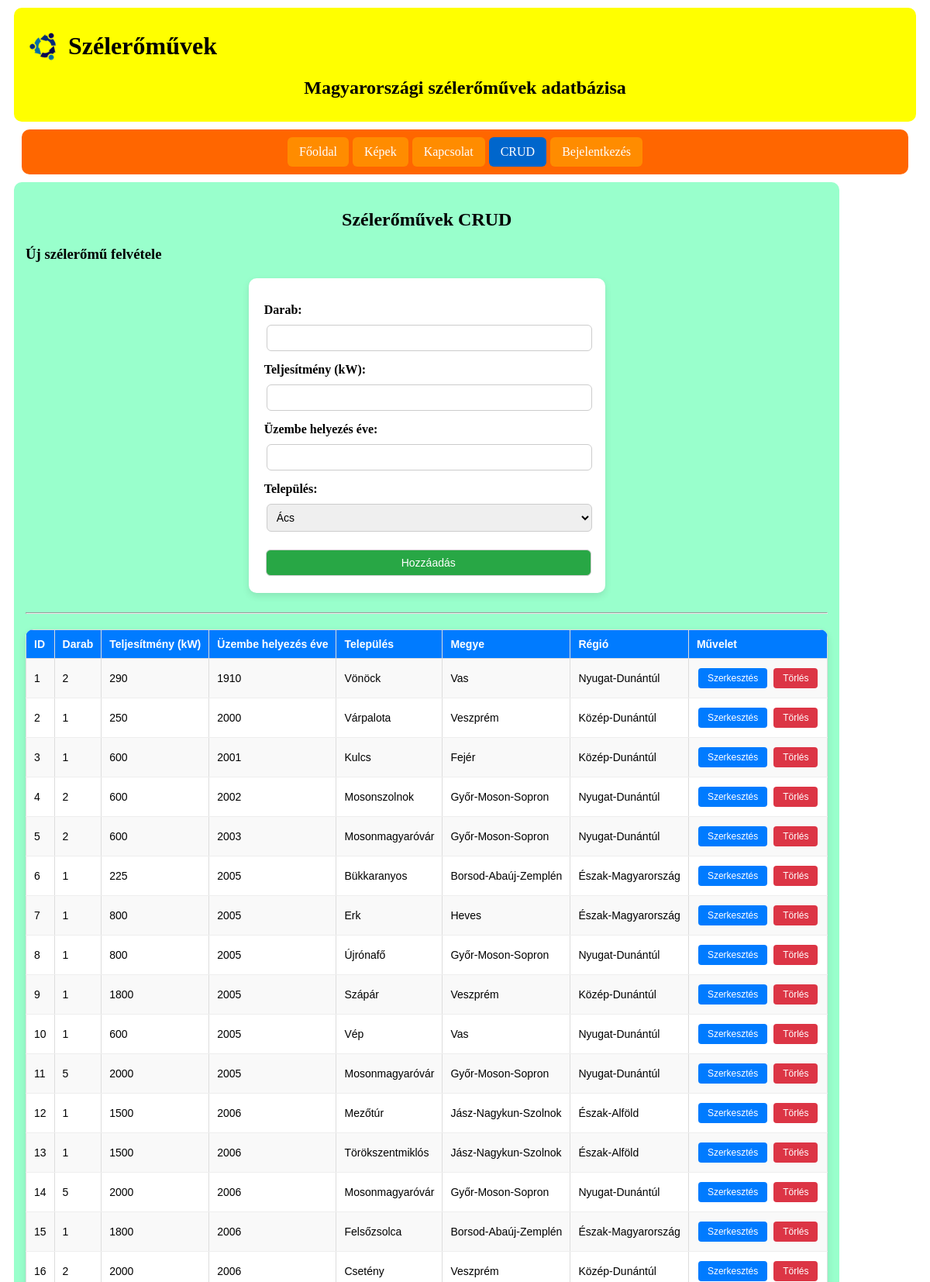
The app's page /?tornyok (upper part) with its own data.
### tables this page shows
CREATE TABLE `torony` (
  `id` int(11) NOT NULL,
  `darab` int(11) NOT NULL,
  `teljesitmeny` int(11) NOT NULL,
  `kezdev` int(11) NOT NULL,
  `helyszinid` int(11) NOT NULL
);

CREATE TABLE `helyszin` (
  `id` int(11) NOT NULL,
  `nev` varchar(100) NOT NULL,
  `megyeid` int(11) NOT NULL
);

CREATE TABLE `megye` (
  `id` int(11) NOT NULL,
  `nev` varchar(100) NOT NULL,
  `regio` varchar(100) NOT NULL
);

### index.php (called while the page is built)
<?php
include('./includes/config.inc.php');
$oldal = '';
if (!empty($_SERVER['QUERY_STRING'])) {
    $oldal = trim(explode('&', $_SERVER['QUERY_STRING'])[0]);
}
if ($oldal == '') {
    $keres = $oldalak['/'];
} else {
    if (isset($oldalak[$oldal]) && file_exists("./templates/pages/" . $oldalak[$oldal]['fajl'] . ".tpl.php")) {
        $keres = $oldalak[$oldal];
    } else {
        $keres = $hiba_oldal;
        header("HTTP/1.0 404 Not Found");
    }
}
include('./templates/index.tpl.php');
?>

### includes/config.inc.php (called while the page is built, shortened)
<?php
$fejlec = array(
    'cim' => 'Szélerőművek',
    'motto' => 'Magyarországi szélerőművek adatbázisa',
    'kepforras' => 'logo.png',
    'kepalt' => 'logo'
);
$oldalak = array(
    '/' => array(
        'fajl' => 'cimlap',
        'szoveg' => 'Főoldal',
        'menun' => array(1,1)
    ),
    'kepek' => array(
        'fajl' => 'kepek',
        'szoveg' => 'Képek',
        'menun' => array(1,1)
    ),
    'kapcsolat' => array(
        'fajl' => 'kapcsolat',
        'szoveg' => 'Kapcsolat',
        'menun' => array(1,1)
    ),
    'tornyok' => array(
        'fajl' => 'tornyok',
        'szoveg' => 'CRUD',
        'menun' => array(1,1)
    ),
    'uzenetek' => array(
        'fajl' => 'uzenetek',
        'szoveg' => 'Üzenetek',
        'menun' => array(0,1)
    ),
    'belep' => array(
        'fajl' => 'belep',
        'szoveg' => 'Bejelentkezés',
        'menun' => array(1,0)
    ),
    'regisztral' => array(
        'fajl' => 'regisztral',
        'szoveg' => 'Regisztráció',
        'menun' => array(0,0)
    ),
    'kilep' => array(
        'fajl' => 'kilep',
        'szoveg' => 'Kilépés',
        'menun' => array(0,1)
    )
);
?>

### templates/pages/tornyok.tpl.php (the view, shortened to what this page needs)
<h2>Szélerőművek CRUD</h2>
<?php
try {
    include("./includes/db.inc.php");
    $szerkesztendo = null;
    $helyszinek = $dbh->query("SELECT id, nev FROM helyszin ORDER BY nev")->fetchAll(PDO::FETCH_ASSOC);
    if ($szerkesztendo) {
        echo "<h3>Szélerőmű szerkesztése</h3>";
        echo "<form class='crud-form' method='post' action='?tornyok'>";
        echo "<input type='hidden' name='id' value='" . $szerkesztendo['id'] . "'>";
        echo "<label>Darab:</label>";
        echo "<input type='number' name='darab' value='" . $szerkesztendo['darab'] . "' min='1' required>";
        echo "<label>Teljesítmény (kW):</label>";
        echo "<input type='number' name='teljesitmeny' value='" . $szerkesztendo['teljesitmeny'] . "' min='0' required>";
        echo "<label>Üzembe helyezés éve:</label>";
        echo "<input type='number' name='kezdev' value='" . $szerkesztendo['kezdev'] . "' min='1900' max='2100' required>";
        echo "<label>Település:</label>";
        echo "<select name='helyszinid'>";
        foreach ($helyszinek as $h) {
            $selected = ($h['id'] == $szerkesztendo['helyszinid']) ? "selected" : "";
            echo "<option value='" . $h['id'] . "' $selected>" . $h['nev'] . "</option>";
        }
        echo "</select>";
        echo "<div class='crud-actions'>";
        echo "<input class='btn btn-edit' type='submit' name='modosit_torony' value='Módosítás mentése'> ";
        echo "<a class='btn btn-delete' href='?tornyok'>Mégsem</a>";
        echo "</div>";
        echo "</form>";
    } else {
        echo "<h3>Új szélerőmű felvétele</h3>";
        echo "<form class='crud-form' method='post' action='?tornyok'>";
        echo "<label>Darab:</label>";
        echo "<input type='number' name='darab' min='1' required>";
        echo "<label>Teljesítmény (kW):</label>";
        echo "<input type='number' name='teljesitmeny' min='0' required>";
        echo "<label>Üzembe helyezés éve:</label>";
        echo "<input type='number' name='kezdev' min='1900' max='2100' required>";
        echo "<label>Település:</label>";
        echo "<select name='helyszinid'>";
        foreach ($helyszinek as $h) {
            echo "<option value='" . $h['id'] . "'>" . $h['nev'] . "</option>";
        }
        echo "</select>";
        echo "<div class='crud-actions'>";
        echo "<input class='btn btn-add' type='submit' name='uj_torony' value='Hozzáadás'>";
        echo "</div>";
        echo "</form>";
    }
    echo "<hr>";
    $sql = "SELECT
                torony.id,
                torony.darab,
                torony.teljesitmeny,
                torony.kezdev,
                helyszin.nev AS telepules,
                megye.nev AS megye,
                megye.regio AS regio
            FROM torony
            INNER JOIN helyszin ON torony.helyszinid = helyszin.id
            INNER JOIN megye ON helyszin.megyeid = megye.id
            ORDER BY torony.id";
    $stmt = $dbh->query($sql);
    echo "<table class='crud-table'>";
    echo "<tr>
            <th>ID</th>
            <th>Darab</th>
            <th>Teljesítmény (kW)</th>
            <th>Üzembe helyezés éve</th>
            <th>Település</th>
            <th>Megye</th>
            <th>Régió</th>
            <th>Művelet</th>
          </tr>";
    while ($row = $stmt->fetch(PDO::FETCH_ASSOC)) {
        echo "<tr>";
        echo "<td>" . $row['id'] . "</td>";
        echo "<td>" . $row['darab'] . "</td>";
        echo "<td>" . $row['teljesitmeny'] . "</td>";
        echo "<td>" . $row['kezdev'] . "</td>";
        echo "<td>" . $row['telepules'] . "</td>";
        echo "<td>" . $row['megye'] . "</td>";
        echo "<td>" . $row['regio'] . "</td>";
        echo "<td>
                <a class='btn btn-edit' href='?tornyok&szerkeszt=" . $row['id'] . "'>Szerkesztés</a>
                <a class='btn btn-delete' href='?tornyok&torol=" . $row['id'] . "' onclick=\"return confirm('Biztosan törlöd?');\">Törlés</a>
              </td>";
        echo "</tr>";
    }
    echo "</table>";
} catch (PDOException $e) {
    echo "Adatbázis hiba: " . $e->getMessage();
}
?>

### templates/index.tpl.php (shortened to what this page needs)
<!DOCTYPE html>
<html>
<head>
    <link rel="stylesheet" href="./styles/stilus.css" type="text/css">
    <?php if (file_exists('./styles/' . $keres['fajl'] . '.css')) { ?>
        <link rel="stylesheet" href="./styles/<?= $keres['fajl'] ?>.css" type="text/css">
    <?php } ?>
</head>
<body>
    <header>
        <img src="./images/<?= $fejlec['kepforras'] ?>" alt="<?= $fejlec['kepalt'] ?>">
        <h1><?= $fejlec['cim'] ?></h1>
        <?php if (isset($fejlec['motto'])) { ?>
            <h2><?= $fejlec['motto'] ?></h2>
        <?php } ?>
    </header>
    <div id="wrapper">
        <aside id="nav">
            <nav>
                <ul>
                    <?php foreach ($oldalak as $url => $oldal) { ?>
                        <?php if ((!isset($_SESSION['login']) && $oldal['menun'][0]) || (isset($_SESSION['login']) && $oldal['menun'][1])) { ?>
                            <li<?= (($oldal == $keres) ? ' class="active"' : '') ?>>
                                <a href="<?= ($url == '/') ? '.' : '?' . $url ?>">
                                    <?= $oldal['szoveg'] ?>
                                </a>
                            </li>
                        <?php } ?>
                    <?php } ?>
                </ul>
            </nav>
        </aside>
        <div id="content">
            <?php include("./templates/pages/{$keres['fajl']}.tpl.php"); ?>
        </div>
    </div>
</body>
</html>

### styles/stilus.css (style rules this page uses)
header { border-radius: 10px; background-color: yellow; padding: 10px; margin: 10px; }
header img { float: left; margin: 20px 10px 0px 10px; }
div#wrapper { margin: 10px; }
aside { display: table-cell; vertical-align: top; }
nav { margin: 0px 10px 0px 0px; top: 0px; border-radius: 10px; background-color: #FF6600; }
nav ul { list-style-type: none; margin: 0px; padding: 15px 0px; }
nav ul li { padding: 0px 15px;; }
nav ul li.active { border-right: 5px solid blue; }
nav ul a { text-decoration: none; color: blue; }
div#content { display: table-cell; width: 100%; border-radius: 10px; background-color: #99FFCC; padding: 15px; }
.crud-form { max-width: 400px; margin: 20px auto; padding: 20px; background: #ffffff; border-radius: 10px; box-shadow: 0 4px 10px rgba(0,0,0,0.1); }
.crud-form label { display: block; margin-top: 10px; font-weight: bold; }
.crud-form input, .crud-form select { width: 100%; padding: 10px; margin-top: 5px; border: 1px solid #ccc; border-radius: 6px; font-size: 14px; }
.btn { padding: 10px 15px; border-radius: 6px; color: white; text-decoration: none; font-size: 14px; border: none; cursor: pointer; display: inline-block; margin-top: 10px; }
.btn-add { background-color: #28a745; }
.btn-edit { background-color: #007bff; }
.btn-delete { background-color: #dc3545; }
h2 { text-align: center; margin-bottom: 20px; }
.crud-table { width: 100%; border-collapse: collapse; margin-top: 20px; background: white; border-radius: 10px; overflow: hidden; box-shadow: 0 4px 10px rgba(0,0,0,0.1); }
.crud-table th { background: #007bff; color: white; padding: 10px; }
.crud-table td { padding: 10px; border-bottom: 1px solid #eee; }
aside { display: block; width: 100%; }
nav { margin: 10px; border-radius: 10px; }
nav ul { display: flex; flex-wrap: wrap; justify-content: center; gap: 5px; padding: 10px; }
nav ul li { display: block; padding: 0; }
nav ul li a { display: block; padding: 10px 15px; background-color: #ff8c00; color: white; border-radius: 6px; }
nav ul li.active { border-right: none; }
nav ul li.active a { background-color: #0066cc; }

### styles/tornyok.css (style rules this page uses)
table { border-collapse: collapse; width: 100%; background-color: white; }
th, td { padding: 8px; text-align: left; font-family: Arial, sans-serif; font-size: 14px; border: 1px solid #ddd; }
th { background-color: #f2f2f2; color: black; }
tr:nth-child(even) { background-color: #f9f9f9; }
.btn { padding: 6px 12px; text-decoration: none; border-radius: 4px; color: white; font-size: 12px; border: none; cursor: pointer; display: inline-block; margin: 2px; }
.btn-edit { background-color: #007bff; }
.btn-delete { background-color: #dc3545; }
.btn-add { background-color: #28a745; }
form { margin-bottom: 20px; }
input, select { padding: 5px; margin: 3px; }
form { max-width: 420px; margin-bottom: 25px; }
form label { display: block; font-weight: bold; margin-top: 12px; margin-bottom: 5px; }
form input, form select { width: 100%; padding: 8px; box-sizing: border-box; }
.crud-form { max-width: 420px; margin-bottom: 25px; }
.crud-form label { display: block; font-weight: bold; margin-top: 12px; margin-bottom: 5px; }
.crud-form input, .crud-form select { width: 100%; padding: 8px; box-sizing: border-box; }
.crud-actions { margin-top: 15px; }

### records on screen
torony: id "1", darab "2", teljesitmeny "290", kezdev "1910", helyszinid.nev "Vönöck", megye.nev "Vas", megye.regio "Nyugat-Dunántúl"
torony: id "2", darab "1", teljesitmeny "250", kezdev "2000", helyszinid.nev "Várpalota", megye.nev "Veszprém", megye.regio "Közép-Dunántúl"
torony: id "3", darab "1", teljesitmeny "600", kezdev "2001", helyszinid.nev "Kulcs", megye.nev "Fejér", megye.regio "Közép-Dunántúl"
torony: id "4", darab "2", teljesitmeny "600", kezdev "2002", helyszinid.nev "Mosonszolnok", megye.nev "Győr-Moson-Sopron", megye.regio "Nyugat-Dunántúl"
torony: id "5", darab "2", teljesitmeny "600", kezdev "2003", helyszinid.nev "Mosonmagyaróvár", megye.nev "Győr-Moson-Sopron", megye.regio "Nyugat-Dunántúl"
torony: id "6", darab "1", teljesitmeny "225", kezdev "2005", helyszinid.nev "Bükkaranyos", megye.nev "Borsod-Abaúj-Zemplén", megye.regio "Észak-Magyarország"
torony: id "7", darab "1", teljesitmeny "800", kezdev "2005", helyszinid.nev "Erk", megye.nev "Heves", megye.regio "Észak-Magyarország"
torony: id "8", darab "1", teljesitmeny "800", kezdev "2005", helyszinid.nev "Újrónafő", megye.nev "Győr-Moson-Sopron", megye.regio "Nyugat-Dunántúl"
torony: id "9", darab "1", teljesitmeny "1800", kezdev "2005", helyszinid.nev "Szápár", megye.nev "Veszprém", megye.regio "Közép-Dunántúl"
torony: id "10", darab "1", teljesitmeny "600", kezdev "2005", helyszinid.nev "Vép", megye.nev "Vas", megye.regio "Nyugat-Dunántúl"
torony: id "11", darab "5", teljesitmeny "2000", kezdev "2005", helyszinid.nev "Mosonmagyaróvár", megye.nev "Győr-Moson-Sopron", megye.regio "Nyugat-Dunántúl"
torony: id "12", darab "1", teljesitmeny "1500", kezdev "2006", helyszinid.nev "Mezőtúr", megye.nev "Jász-Nagykun-Szolnok", megye.regio "Észak-Alföld"
torony: id "13", darab "1", teljesitmeny "1500", kezdev "2006", helyszinid.nev "Törökszentmiklós", megye.nev "Jász-Nagykun-Szolnok", megye.regio "Észak-Alföld"
torony: id "14", darab "5", teljesitmeny "2000", kezdev "2006", helyszinid.nev "Mosonmagyaróvár", megye.nev "Győr-Moson-Sopron", megye.regio "Nyugat-Dunántúl"
torony: id "15", darab "1", teljesitmeny "1800", kezdev "2006", helyszinid.nev "Felsőzsolca", megye.nev "Borsod-Abaúj-Zemplén", megye.regio "Észak-Magyarország"
torony: id "16", darab "2", teljesitmeny "2000", kezdev "2006", helyszinid.nev "Csetény", megye.nev "Veszprém", megye.regio "Közép-Dunántúl"

### other values on screen
$fejlec['cim'] "Szélerőművek"
$fejlec['motto'] "Magyarországi szélerőművek adatbázisa"
$oldal['szoveg'] "Főoldal"
$oldal['szoveg'] "Képek"
$oldal['szoveg'] "Kapcsolat"
$oldal['szoveg'] "CRUD"
$oldal['szoveg'] "Bejelentkezés"
form field helyszinid "Ács"
